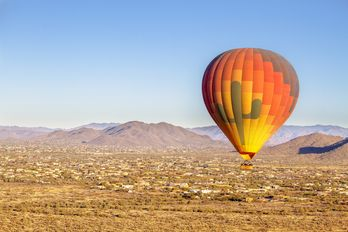
#> input picture exo/intro couleur/balloon.jpeg, 348 x 232 px
$ python -i 'images separé en 4.py'   (imports and definitions only)
#> lines starting #> are read from the running program, lines starting #| are printed output that depends on the picture
#> further down, picture is the input picture: PIL image 348x232 RGB; mean R, G, B 178.6, 168, 158.9

from PIL import Image
a="balloon.jpeg"
# [1 line not run here, left out]

def couperenquatre(image):
    c,l = image.size
#> c = 348; l = 232
    imagearrive = Image.new('RGB',(c,l))
#> imagearrive: PIL image 348x232 RGB; every value is 0
    for i in range(l//2):#On va prendre le quart en haut à gauche
        for j in range(c//2):
            p=image.getpixel((j,i))
            imagearrive.putpixel((c//2+j,l//2+i),p) # On le place en bas à droite
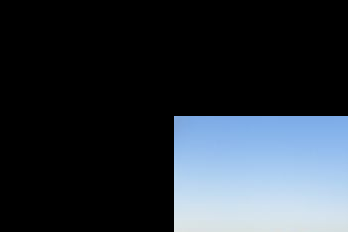
#> imagearrive: PIL image 348x232 RGB; mean R, G, B 43.3, 50.9, 59.2


    for i in range(l//2): #On va prendre le quart en haut à droite
        for j in range(c//2,c):
            p=image.getpixel((j,i))
            imagearrive.putpixel((j-c//2,l//2+i),p) # On le place en bas à gauche
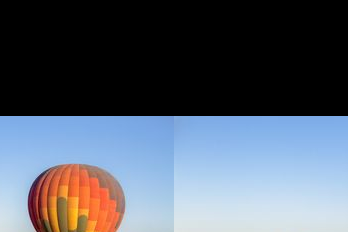
#> imagearrive: PIL image 348x232 RGB; mean R, G, B 84.1, 92.2, 104.8


    for i in range(l//2,l): # on va prendre le quart en bas à gauche"""
        for j in range(c//2):
            p=image.getpixel((j,i))
            imagearrive.putpixel((c//2+j,i-l//2),p) #On le place en haut à droite
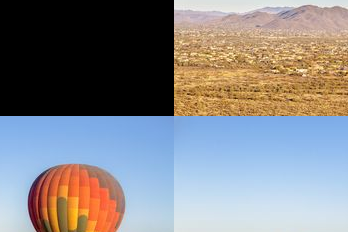
#> imagearrive: PIL image 348x232 RGB; mean R, G, B 132.8, 131.9, 134.2


    for i in range(l//2,l):#On va prendre le quart à droite en bas
        for j in range(c//2,c):
            p=image.getpixel((j,i))
            imagearrive.putpixel((j-c//2,i-l//2),p) #On le place en haut à gauche
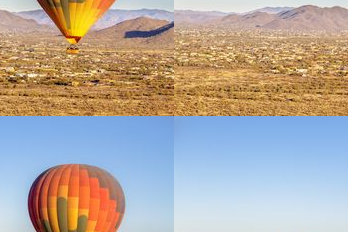
#> imagearrive: PIL image 348x232 RGB; mean R, G, B 178.6, 168, 158.9
    imagearrive.show()

>>> from PIL import Image
>>> picture = Image.open('balloon.jpeg')
>>> result = couperenquatre(picture)
